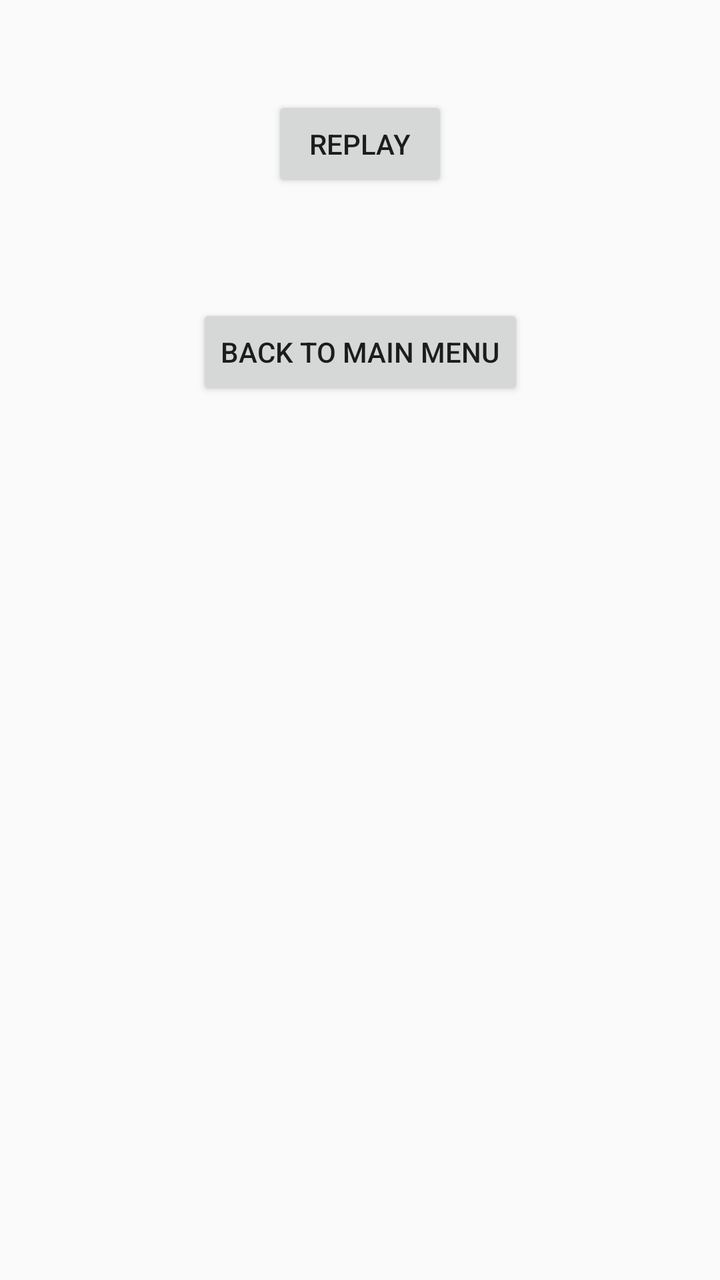
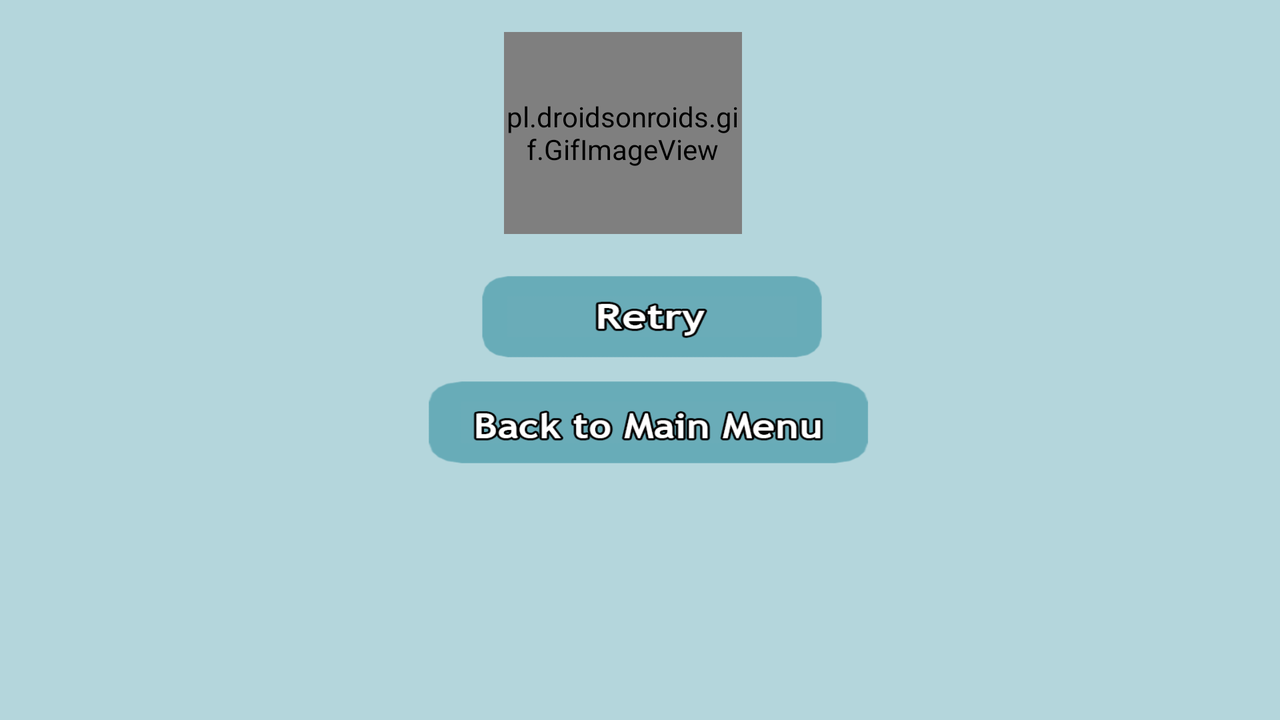

Compare how this app lays out the same screen by default and in its alternative resource folder. The renders come first, then the two layout files and the values they reference.
<!-- AndroidManifest.xml: application theme AppTheme -->
<!-- res/layout/retry_mcq.xml -->
<?xml version="1.0" encoding="utf-8"?>
<android.support.constraint.ConstraintLayout
    xmlns:android="http://schemas.android.com/apk/res/android"
    xmlns:app="http://schemas.android.com/apk/res-auto"
    xmlns:tools="http://schemas.android.com/tools"
    android:layout_width="match_parent"
    android:layout_height="match_parent">

    <Button
        android:id="@+id/idRetryBtn"
        android:layout_width="wrap_content"
        android:layout_height="wrap_content"
        android:layout_marginTop="48dp"
        android:onClick="retryLevel"
        android:text="Replay"
        app:layout_constraintLeft_toLeftOf="parent"
        app:layout_constraintRight_toRightOf="parent"
        app:layout_constraintTop_toTopOf="parent" />

    <Button
        android:id="@+id/idBackBtn"
        android:layout_width="wrap_content"
        android:layout_height="wrap_content"
        android:layout_marginTop="56dp"
        android:onClick="backToMainMenu"
        android:text="Back to Main Menu"
        app:layout_constraintLeft_toLeftOf="parent"
        app:layout_constraintRight_toRightOf="parent"
        app:layout_constraintTop_toBottomOf="@+id/idRetryBtn" />
</android.support.constraint.ConstraintLayout>
<!-- resources referenced by this layout -->
<resources>
  <style name="AppTheme" parent="Theme.AppCompat.Light.DarkActionBar">
          
          <item name="colorPrimary">@color/colorPrimary</item>
          <item name="colorPrimaryDark">@color/colorPrimaryDark</item>
          <item name="colorAccent">@color/colorAccent</item>
      </style>
  <color name="colorPrimary">#3F51B5</color>
  <color name="colorPrimaryDark">#303F9F</color>
  <color name="colorAccent">#ddffa8</color>
</resources>
<!-- res/layout-land/retry_mcq.xml (the repository's variant of the layout above) -->
<!-- drawn on the phone turned sideways -->
<?xml version="1.0" encoding="utf-8"?>
<android.support.constraint.ConstraintLayout xmlns:android="http://schemas.android.com/apk/res/android"
    xmlns:app="http://schemas.android.com/apk/res-auto"
    xmlns:tools="http://schemas.android.com/tools"
    android:layout_width="match_parent"
    android:layout_height="match_parent"
    android:background="@drawable/bg_learning_home">

    <pl.droidsonroids.gif.GifImageView
        android:id="@+id/gif"
        android:layout_width="119dp"
        android:layout_height="101dp"
        android:layout_marginStart="252dp"
        android:layout_marginTop="16dp"
        android:src="@drawable/jump_gif"
        app:layout_constraintStart_toStartOf="parent"
        app:layout_constraintTop_toTopOf="parent" />

    <Button
        android:id="@+id/backToMainMenuButton"
        android:layout_width="240dp"
        android:layout_height="45dp"
        android:layout_marginStart="204dp"
        android:layout_marginTop="8dp"
        android:background="@drawable/back_to_main_menu_button"
        android:onClick="backToMainMenu"
        app:layout_constraintStart_toStartOf="parent"
        app:layout_constraintTop_toBottomOf="@+id/retryButton"
        app:srcCompat="@drawable/back_to_main_menu_button" />

    <Button
        android:id="@+id/retryButton"
        android:layout_width="180dp"
        android:layout_height="45dp"
        android:layout_marginStart="236dp"
        android:layout_marginTop="8dp"
        android:background="@drawable/retry_button"
        android:onClick="retryLevel"
        app:layout_constraintBottom_toBottomOf="parent"
        app:layout_constraintStart_toStartOf="parent"
        app:layout_constraintTop_toBottomOf="@+id/gif"
        app:layout_constraintVertical_bias="0.056"
        app:srcCompat="@drawable/retry_button" />

</android.support.constraint.ConstraintLayout>
<!-- resources referenced by the variant -->
<!-- as the phone turned sideways resolves them -->
<resources>
  <!-- drawable back_to_main_menu_button: png bitmap (drawable, 13577 bytes) -->
  <!-- drawable bg_learning_home: png bitmap (drawable, 10455 bytes) -->
  <!-- drawable jump_gif: gif bitmap (drawable, 471037 bytes) -->
  <!-- drawable retry_button: png bitmap (drawable, 8594 bytes) -->
  <style name="AppTheme" parent="Theme.AppCompat.Light.DarkActionBar">
          
          <item name="colorPrimary">@color/colorPrimary</item>
          <item name="colorPrimaryDark">@color/colorPrimaryDark</item>
          <item name="colorAccent">@color/colorAccent</item>
      </style>
  <color name="colorPrimary">#3F51B5</color>
  <color name="colorPrimaryDark">#303F9F</color>
  <color name="colorAccent">#ddffa8</color>
</resources>
